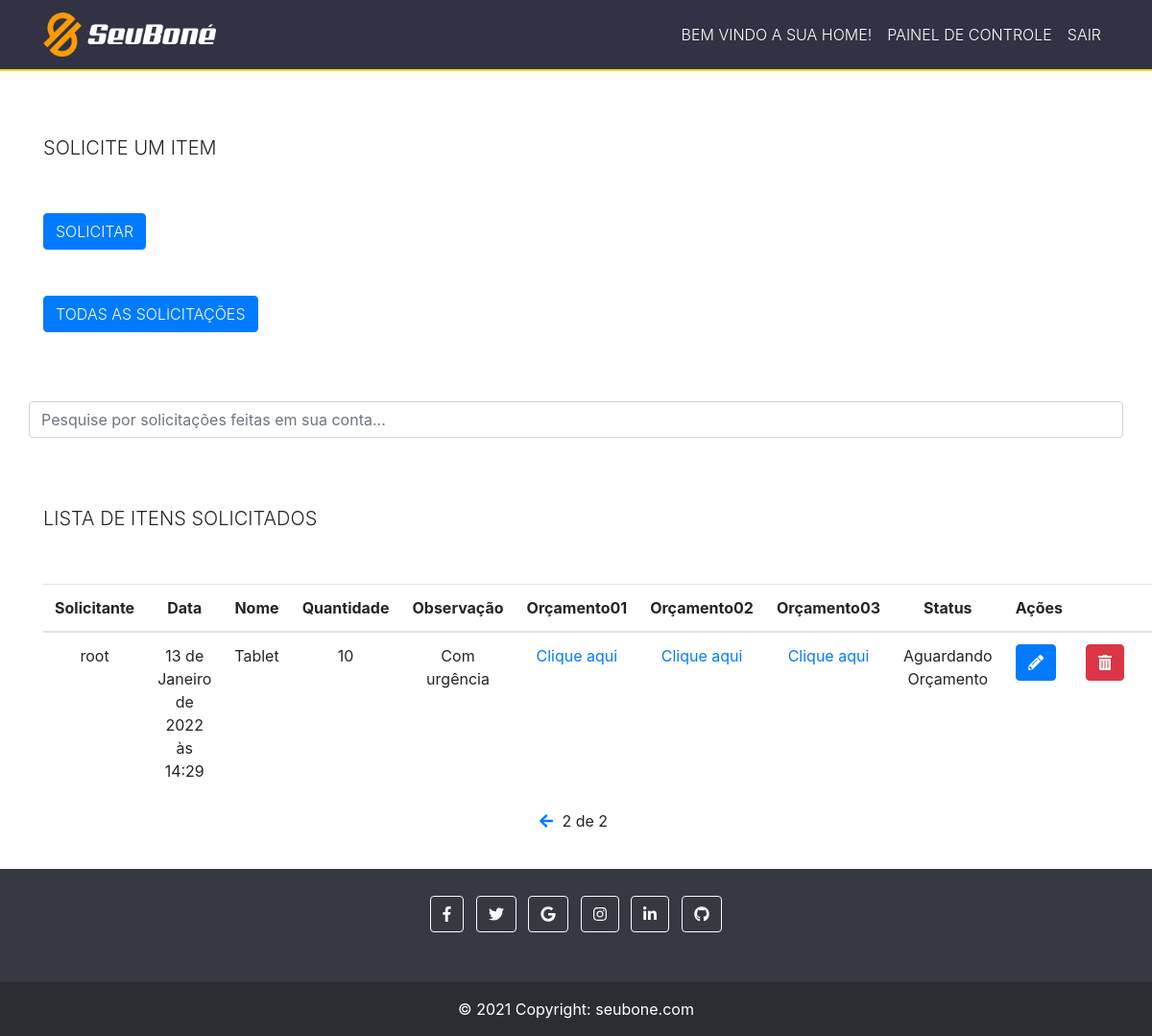
Page /?page=2 (signed in) on the committed database.
### tasks/models.py (models this page shows, shortened)
class Task(models.Model):
    STATUS = (
        ('solicitado', 'Solicitado'),
        ('Comprado', 'Comprado'),
        ('Aguardando Orçamento', 'Aguardando Orçamento'),
        ('Recebido', 'Recebido'),
    )
    nomeItem = models.CharField("Nome do item: ", max_length=255)
    quantidade = models.IntegerField(blank=True, null=True)
    observação = models.CharField(max_length=255, null=True)
    orçamento01 = models.FileField(upload_to='', blank=True, null=True) #onde o upload irá ficar tem que ser definido no Media_Root (settigns.py do projeto todo) (quando o site tiver no servidor deve se especificar uma outra pasta)
    orçamento02 = models.FileField(upload_to='', blank=True, null=True)
    orçamento03 = models.FileField(upload_to='', blank=True, null=True)
    status = models.CharField(
        max_length=22, #aqui precisa ficar o nmr máximo de caracteres que o status terá (ou seja colocamos o nmr máximo da maior palavra)
        choices=STATUS,
    )
    user = models.ForeignKey(get_user_model(), on_delete=models.CASCADE) #aqui será armazenado o id do usuário então iremos filtrar as solicitações de cada usuário para que cada usuário veja somente as suas.
    created_at = models.DateTimeField(auto_now_add=True)
    updated_at =models.DateTimeField(auto_now=True)

### tasks/views.py (the view)
# urls.py: path('', views.taskList, name='task-list'),
@login_required #Esse comando serve para proteger as urls, ou seja só acessa se estiver logado e autentidado
def taskList(request):
    tasks_list = Task.objects.all().order_by('-created_at').filter(user=request.user) #pegando todos os objects do banco, ordenando do mais novo para o mais antigo
    paginator = Paginator(tasks_list, 10)
    page = request.GET.get('page')
    tasks = paginator.get_page(page)
    return render(request, 'tasks/list.html', {'tasks': tasks}) #renderizando para um arquivo externo dentro da pasta templates, tasks

### tasks/templates/tasks/list.html (shortened to what this page needs)
{% extends 'base.html' %}
{% block content %}
<br>
<br>
<div class="container titulo" >
    <h5 class="text-uppercase font-weight-light text-monospace">Solicite um item</h5>
</div>
<br>
<br>
            <div class="container" >
                <a href="newtask/" >
                        <button type="button" class="btn btn-primary botao text-uppercase font-weight-light text-monospace">Solicitar</button>
                </a>
                <br>
                <br>
                <br>
                <a href="solicitacoesGerais/" >
                     <button type="button" class="btn btn-primary botao text-uppercase font-weight-light text-monospace">Todas as solicitações</button>
                 </a>
                 <br>
                 <br>
                 <br>
                 <br>
            </div>
            <div class="col-12 container ajustePesquisar" >
                <input class="form-control container" id="myInput" type="text" placeholder="Pesquise por solicitações feitas em sua conta..." >
             </div>
             <br>
    <br>
    <br>
    <div class="container" >
        <h5 class="text-uppercase font-weight-light text-monospace">Lista de itens solicitados</h5>
    </div>
    <br>
    <br>
    <div class="container" >
    <div class="tabela">
        <table class="table">
            <thead>
            <tr>
                <th style="text-align: center;" >Solicitante</th>
                <th style="text-align: center;" >Data</th>
                <th style="text-align: center;" >Nome</th>
                <th style="text-align: center;" >Quantidade</th>
                <th style="text-align: center;" >Observação</th>
                <th style="text-align: center;" >Orçamento01</th>
                <th style="text-align: center;" >Orçamento02</th>
                <th style="text-align: center;" >Orçamento03</th>
                <th style="text-align: center;" >Status</th>
                <th style="text-align: center;" >Ações</th>
                <th></th>
                <th></th>
            </tr>
            </thead>
            <tbody id="myTable" class="alinhar">
            {% for task in tasks %}
            <tr>
                <td style="text-align: center;" >{{task.user}}</td>
                <td style="text-align: center;" >{{task.created_at}}</td>
                <td style="text-align: center;" >{{task.nomeItem}}</td>
                <td style="text-align: center;" >{{task.quantidade}}</td>
                <td style="text-align: center;" >{{task.observação}}</td>
                <td style="text-align: center;" ><a href="/midia/{{task.orçamento01}}" >Clique aqui</a></td>
                <td style="text-align: center;" ><a href="/midia/{{task.orçamento02}}" >Clique aqui</a></td>
                <td style="text-align: center;" ><a href="/midia/{{task.orçamento03}}" >Clique aqui</a></td>
                <td style="text-align: center;" >{{task.status}}</a></td>
                <td>
                    <a href="edit/{{task.id}}" ><button type="button" class="btn btn-primary"><i class="fas fa-pencil-alt"></i></button></a>
                </td>
                <td>
                    <a href="delete/{{task.id}}" class="delete-btn" ><button type="button" class="btn btn-danger"><i class="fas fa-trash-alt"></i></button></a>
                </td>
            </tr>
            {% endfor %}
            </tbody>
        </table>
        <div class="pagination" >
            <span class="step-links" >
                {% if tasks.has_previous %}
                    <a href="?page={{ tasks.previous_page_number }}" ><i class="fas fa-arrow-left" ></i></a>
                {% endif %}
                <span class="current" >
                    {{ tasks.number }} de {{ tasks.paginator.num_pages }}
                </span>
            </span>
        </div>
        <br>
        <br>
        <br>
        <br>
        <br>
        <br>
        <br>
        <br>
        </div>
    </div>
{% endblock %}

### tasks/templates/base.html (style rules this page uses)
html, body { background-color: #ffffff; }

### tasks/templates/tasks/list.html (style rules this page uses)
.pagination { margin-bottom: 20px; }
.step-links { position: relative; margin-left: auto; margin-right: auto; }
.step-links .current { margin-left: 5px; margin-right: 5px; }

### rows in the picture
Task: user "root", created_at "13 de Janeiro de 2022 às 14:29", nomeItem "Tablet", quantidade "10", observação "Com urgência", status "Aguardando Orçamento"

### other values in the picture
{{ tasks.number }} "2"
{{ tasks.paginator.num_pages }} "2"
